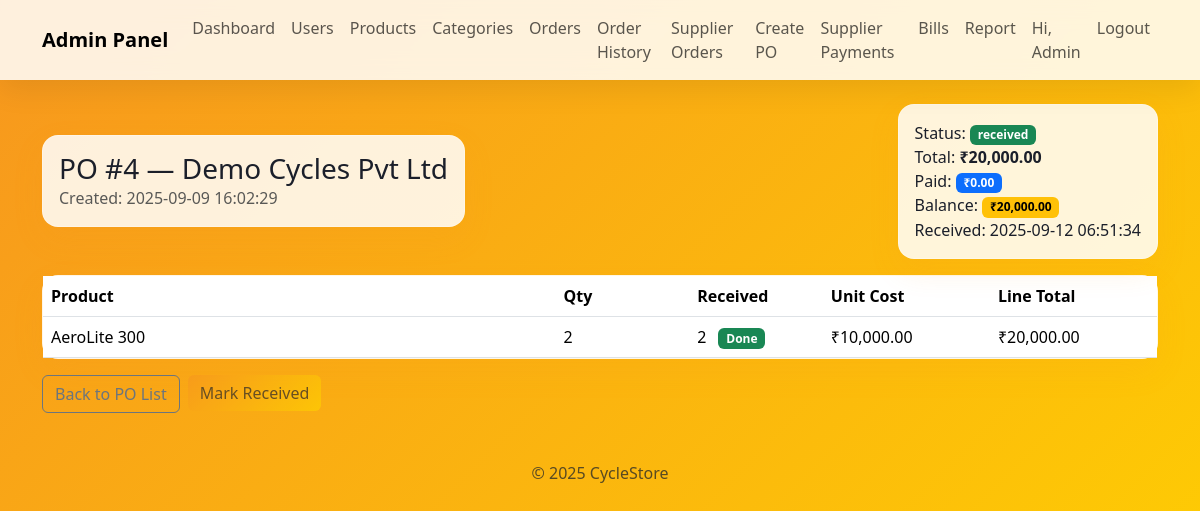
/admin/po_view.php?id=4 (signed in), run on the app's committed database.
### tables this page shows
CREATE TABLE `purchase_orders` (
  `id` int(11) NOT NULL,
  `supplier_id` int(11) NOT NULL,
  `status` enum('ordered','part_received','received','cancelled') NOT NULL DEFAULT 'ordered',
  `total` decimal(12,2) NOT NULL DEFAULT 0.00,
  `created_at` datetime DEFAULT current_timestamp(),
  `received_at` datetime DEFAULT NULL
);

CREATE TABLE `suppliers` (
  `id` int(11) NOT NULL,
  `user_id` int(11) NOT NULL,
  `company_name` varchar(160) DEFAULT NULL,
  `gstin` varchar(40) DEFAULT NULL,
  `created_at` datetime DEFAULT current_timestamp()
);

CREATE TABLE `purchase_order_items` (
  `id` int(11) NOT NULL,
  `po_id` int(11) NOT NULL,
  `product_id` int(11) NOT NULL,
  `qty` int(11) NOT NULL,
  `received_qty` int(11) NOT NULL DEFAULT 0,
  `unit_cost` decimal(12,2) NOT NULL
);

CREATE TABLE `products` (
  `id` int(11) NOT NULL,
  `supplier_id` int(11) NOT NULL,
  `category_id` int(11) NOT NULL,
  `name` varchar(160) NOT NULL,
  `slug` varchar(200) NOT NULL,
  `description` text DEFAULT NULL,
  `brand` varchar(120) DEFAULT NULL,
  `price` decimal(12,2) NOT NULL DEFAULT 0.00,
  `thumbnail` varchar(255) DEFAULT NULL,
  `is_active` tinyint(1) NOT NULL DEFAULT 1,
  `created_at` datetime DEFAULT current_timestamp()
);

### admin/po_view.php (the view, shortened to what this page needs)
<?php
require_once '../config/db.php';
$id = (int)($_GET['id'] ?? 0);
$h = mysqli_query($conn, "SELECT po.id, po.status, po.total, po.created_at, po.received_at, s.company_name
                          FROM purchase_orders po JOIN suppliers s ON s.id=po.supplier_id
                          WHERE po.id=$id LIMIT 1");
$po = mysqli_fetch_assoc($h);
$items=[]; $iq = mysqli_query($conn, "SELECT i.id, p.name, i.qty, i.received_qty, i.unit_cost
                                      FROM purchase_order_items i JOIN products p ON p.id=i.product_id
                                      WHERE i.po_id=$id");
while($r=mysqli_fetch_assoc($iq)) $items[]=$r;
$pay_q = mysqli_query($conn, "SELECT COALESCE(SUM(amount),0) AS paid FROM supplier_payments WHERE po_id=$id");
$pay = mysqli_fetch_assoc($pay_q);
$paid = (float)($pay['paid'] ?? 0.0);
$po_total = (float)$po['total'];
$balance = max(0.0, $po_total - $paid);
include '../includes/header_admin.php';
include '../includes/nav_admin.php';
?>
<div class="container my-4">
  <div class="d-flex justify-content-between align-items-center mb-3">
    <div class="glass p-3">
      <h3 class="mb-0">PO #<?=$po['id']?> — <?=htmlspecialchars($po['company_name'])?></h3>
      <div class="text-muted">Created: <?=htmlspecialchars($po['created_at'])?></div>
    </div>
    <div class="glass p-3">
      <?php
        $badge='text-bg-secondary';
        if($po['status']==='received') $badge='text-bg-success';
      ?>
      <div>Status: <span class="badge <?=$badge?>"><?=htmlspecialchars($po['status'])?></span></div>
      <div>Total: <strong>₹<?=number_format($po_total,2)?></strong></div>
      <div>Paid: <span class="badge text-bg-primary">₹<?=number_format($paid,2)?></span></div>
      <div>Balance: <span class="badge <?= $balance>0 ? 'text-bg-warning' : 'text-bg-success' ?>">₹<?=number_format($balance,2)?></span></div>
      <?php if($po['received_at']): ?><div>Received: <?=htmlspecialchars($po['received_at'])?></div><?php endif; ?>
    </div>
  </div>
  <div class="glass p-0">
    <table class="table align-middle mb-0">
      <thead>
        <tr>
          <th>Product</th>
          <th style="width:12%">Qty</th>
          <th style="width:12%">Received</th>
          <th style="width:15%">Unit Cost</th>
          <th style="width:15%">Line Total</th>
        </tr>
      </thead>
      <tbody>
        <?php foreach($items as $it):
          $done = (int)$it['qty'] === (int)$it['received_qty'];
          $b = $done ? 'text-bg-success' : 'text-bg-warning';
        ?>
          <tr>
            <td><?=htmlspecialchars($it['name'])?></td>
            <td><?=$it['qty']?></td>
            <td>
              <?=$it['received_qty']?>
              <span class="badge <?=$b?> ms-2"><?= $done ? 'Done' : 'Pending' ?></span>
            </td>
            <td>₹<?=number_format((float)$it['unit_cost'],2)?></td>
            <td>₹<?=number_format((float)$it['unit_cost']*$it['qty'],2)?></td>
          </tr>
        <?php endforeach; ?>
      </tbody>
    </table>
  </div>
  <div class="d-flex gap-2 mt-3">
    <a class="btn btn-outline-secondary" href="po_list.php">Back to PO List</a>
    <form method="post">
      <button class="btn btn-brand" name="mark_received" value="1" <?= $po['status']==='received' ? 'disabled' : '' ?>>
        Mark Received
      </button>
    </form>
  </div>
</div>
<?php include '../includes/footer.php'; ?>

### includes/header_admin.php (style rules this page uses)
body { background:linear-gradient(135deg,#f7971e,#ffd200);min-height:100vh;color:#1b1f2a; }
.glass { background:rgba(255,255,255,.85);border:1px solid rgba(255,255,255,.28);border-radius:16px;box-shadow:0 12px 30px rgba(247,151,30,.12); }
.btn-brand { background:linear-gradient(135deg,#f7971e,#ffd200);color:#222;border:0; }

### data on the page
purchase_orders: id "4", supplier.company_name "Demo Cycles Pvt Ltd", created_at "2025-09-09 16:02:29", status "received", total "20,000.00", received_at "2025-09-12 06:51:34"
purchase_order_items: product.name "AeroLite 300", qty "2", received_qty "2", shows "Done", unit_cost "10,000.00", (float)$it['unit_cost']*$it['qty'] "20,000.00"

### other printed values
$u['name'] "Admin"
$paid "0.00"
$balance "20,000.00"
